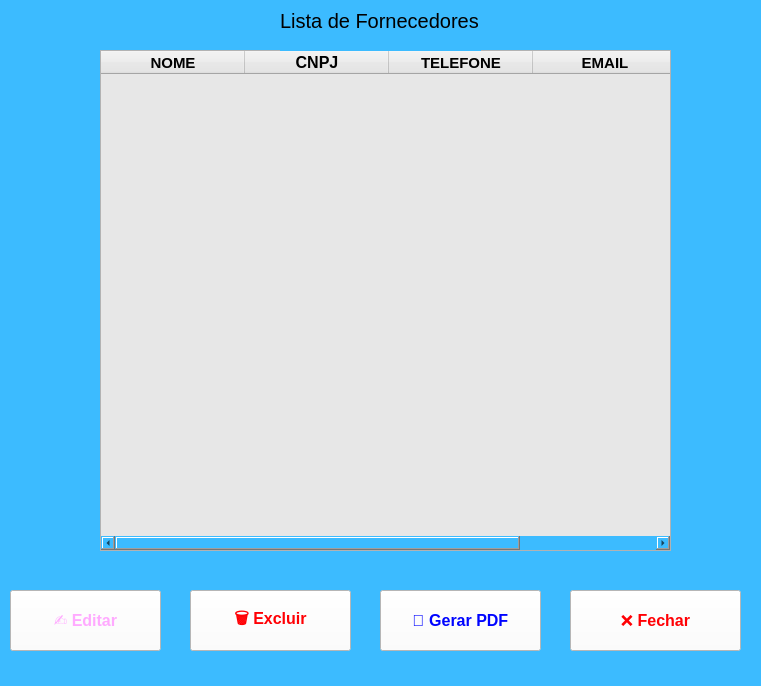
<?xml version="1.0" encoding="UTF-8"?>
<ui version="4.0">
 <class>MainWindow</class>
 <widget class="QMainWindow" name="MainWindow">
  <property name="geometry">
   <rect>
    <x>0</x>
    <y>0</y>
    <width>761</width>
    <height>686</height>
   </rect>
  </property>
  <property name="windowTitle">
   <string>MainWindow</string>
  </property>
  <property name="styleSheet">
   <string notr="true">background-color: rgb(60, 187, 255);</string>
  </property>
  <widget class="QWidget" name="centralwidget">
   <widget class="QTableWidget" name="tableWidget">
    <property name="geometry">
     <rect>
      <x>100</x>
      <y>50</y>
      <width>571</width>
      <height>501</height>
     </rect>
    </property>
    <property name="minimumSize">
     <size>
      <width>511</width>
      <height>501</height>
     </size>
    </property>
    <property name="font">
     <font>
      <pointsize>10</pointsize>
      <weight>50</weight>
      <bold>false</bold>
     </font>
    </property>
    <property name="styleSheet">
     <string notr="true">background-color: rgb(231, 231, 231);</string>
    </property>
    <property name="horizontalScrollBarPolicy">
     <enum>Qt::ScrollBarAlwaysOn</enum>
    </property>
    <property name="showGrid">
     <bool>true</bool>
    </property>
    <property name="gridStyle">
     <enum>Qt::NoPen</enum>
    </property>
    <property name="rowCount">
     <number>0</number>
    </property>
    <property name="columnCount">
     <number>4</number>
    </property>
    <attribute name="horizontalHeaderCascadingSectionResizes">
     <bool>true</bool>
    </attribute>
    <attribute name="horizontalHeaderDefaultSectionSize">
     <number>144</number>
    </attribute>
    <attribute name="horizontalHeaderMinimumSectionSize">
     <number>62</number>
    </attribute>
    <column>
     <property name="text">
      <string>NOME</string>
     </property>
     <property name="font">
      <font>
       <pointsize>11</pointsize>
       <weight>75</weight>
       <bold>true</bold>
      </font>
     </property>
    </column>
    <column>
     <property name="text">
      <string>CNPJ</string>
     </property>
     <property name="font">
      <font>
       <pointsize>12</pointsize>
       <weight>75</weight>
       <bold>true</bold>
      </font>
     </property>
    </column>
    <column>
     <property name="text">
      <string>TELEFONE</string>
     </property>
     <property name="font">
      <font>
       <pointsize>11</pointsize>
       <weight>75</weight>
       <bold>true</bold>
      </font>
     </property>
    </column>
    <column>
     <property name="text">
      <string notr="true">EMAIL</string>
     </property>
     <property name="font">
      <font>
       <pointsize>11</pointsize>
       <weight>75</weight>
       <bold>true</bold>
      </font>
     </property>
    </column>
   </widget>
   <widget class="QLabel" name="label">
    <property name="geometry">
     <rect>
      <x>280</x>
      <y>-10</y>
      <width>201</width>
      <height>61</height>
     </rect>
    </property>
    <property name="font">
     <font>
      <pointsize>15</pointsize>
     </font>
    </property>
    <property name="text">
     <string>Lista de Fornecedores</string>
    </property>
   </widget>
   <widget class="QPushButton" name="bt_editar">
    <property name="geometry">
     <rect>
      <x>10</x>
      <y>590</y>
      <width>151</width>
      <height>61</height>
     </rect>
    </property>
    <property name="font">
     <font>
      <pointsize>12</pointsize>
      <weight>75</weight>
      <bold>true</bold>
     </font>
    </property>
    <property name="styleSheet">
     <string notr="true">background-color: rgb(255, 255, 255);
color:rgb(255, 170, 255)
</string>
    </property>
    <property name="text">
     <string>✍️ Editar</string>
    </property>
   </widget>
   <widget class="QPushButton" name="bt_excluir">
    <property name="geometry">
     <rect>
      <x>190</x>
      <y>590</y>
      <width>161</width>
      <height>61</height>
     </rect>
    </property>
    <property name="font">
     <font>
      <pointsize>12</pointsize>
      <weight>75</weight>
      <bold>true</bold>
     </font>
    </property>
    <property name="styleSheet">
     <string notr="true">background-color: rgb(255, 255, 255);
color:rgb(255, 0, 4)</string>
    </property>
    <property name="text">
     <string>🗑️ Excluir</string>
    </property>
   </widget>
   <widget class="QPushButton" name="bt_fechar">
    <property name="geometry">
     <rect>
      <x>570</x>
      <y>590</y>
      <width>171</width>
      <height>61</height>
     </rect>
    </property>
    <property name="font">
     <font>
      <pointsize>12</pointsize>
      <weight>75</weight>
      <bold>true</bold>
     </font>
    </property>
    <property name="styleSheet">
     <string notr="true">background-color: rgb(255, 255, 255);
color:rgb(255, 0, 4)</string>
    </property>
    <property name="text">
     <string>❌ Fechar</string>
    </property>
    <property name="icon">
     <iconset>
      <normaloff>../icones/download.png</normaloff>../icones/download.png</iconset>
    </property>
    <property name="iconSize">
     <size>
      <width>55</width>
      <height>55</height>
     </size>
    </property>
   </widget>
   <widget class="QPushButton" name="bt_pdf">
    <property name="geometry">
     <rect>
      <x>380</x>
      <y>590</y>
      <width>161</width>
      <height>61</height>
     </rect>
    </property>
    <property name="font">
     <font>
      <pointsize>12</pointsize>
      <weight>75</weight>
      <bold>true</bold>
     </font>
    </property>
    <property name="styleSheet">
     <string notr="true">background-color: rgb(255, 255, 255);
color:rgb(0, 4, 255)
</string>
    </property>
    <property name="text">
     <string>📄 Gerar PDF</string>
    </property>
    <property name="icon">
     <iconset>
      <normaloff>../icones/download.png</normaloff>../icones/download.png</iconset>
    </property>
    <property name="iconSize">
     <size>
      <width>55</width>
      <height>55</height>
     </size>
    </property>
   </widget>
  </widget>
  <widget class="QStatusBar" name="statusbar"/>
 </widget>
 <resources/>
 <connections/>
</ui>
